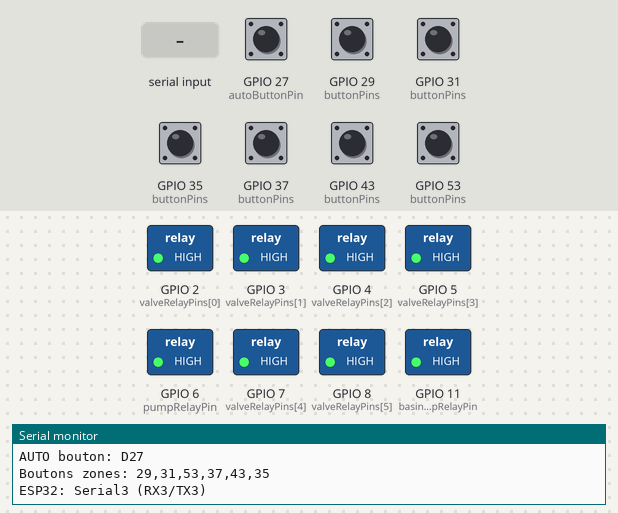
Recording of a sketch running on a simulated ESP32. Shown: switched loads named in the sketch (green lamp = pin HIGH), the last lines printed to the serial monitor. The inputs (shaded band) are chosen by the test bench; at power-on: GPIO 27 (autoButtonPin), GPIO 29 (buttonPins), GPIO 31 (buttonPins), GPIO 35 (buttonPins), GPIO 37 (buttonPins), GPIO 43 (buttonPins), GPIO 53 (buttonPins) HIGH. The modem accepts every AT command (registered, SIM ready, sends succeed) and sends nothing else.

Above: at 1.3 s.
1.4 s: GPIO 27 (autoButtonPin) pulled LOW for 0.15 s
At 3.0 s:
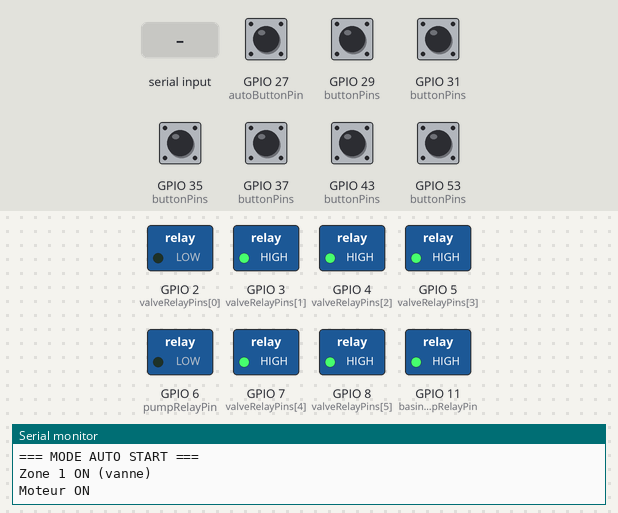
3.9 s: "BASIN:ON\n" received over the second serial link
At 4.7 s:
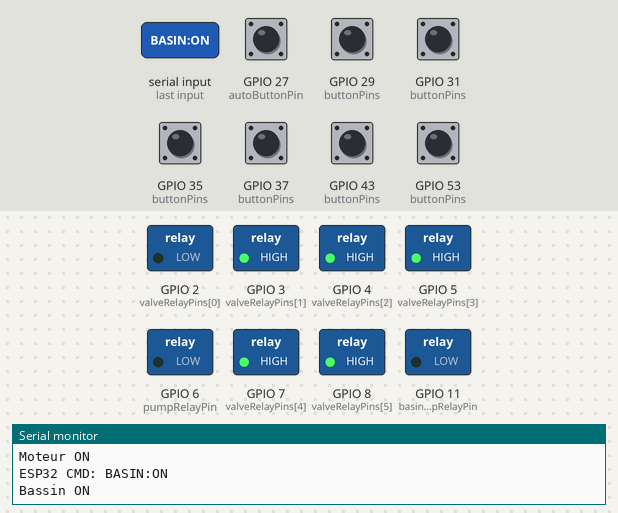
6.9 s: "BASIN:OFF\n" received over the second serial link
At 8.0 s:
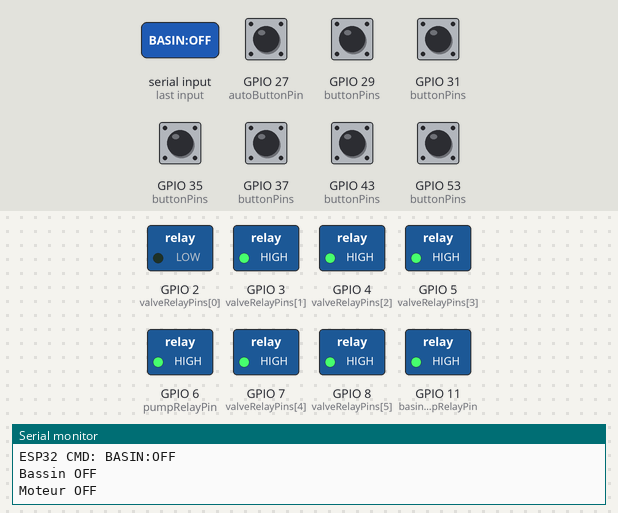
9.9 s: "BASIN:ON\n" received over the second serial link
At 10.5 s:
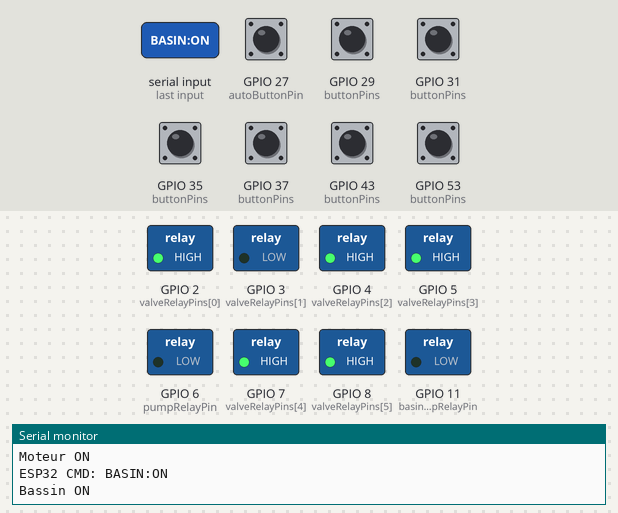
11.4 s: GPIO 27 (autoButtonPin) pulled LOW for 1 s
At 13.0 s:
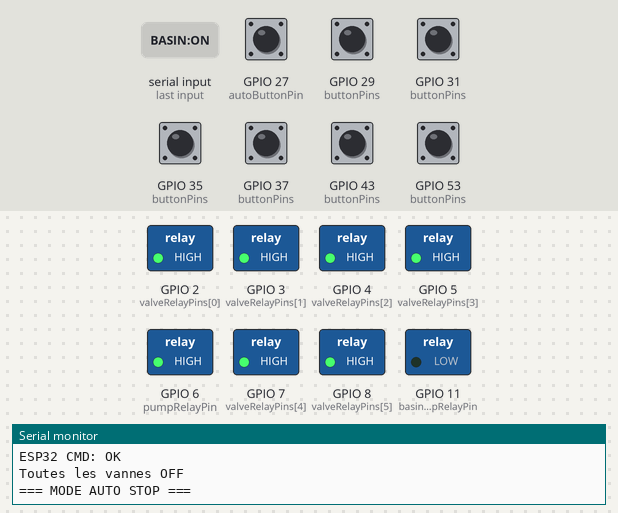
13.9 s: GPIO 35 (buttonPins) pulled LOW for 0.15 s
At 16.2 s:
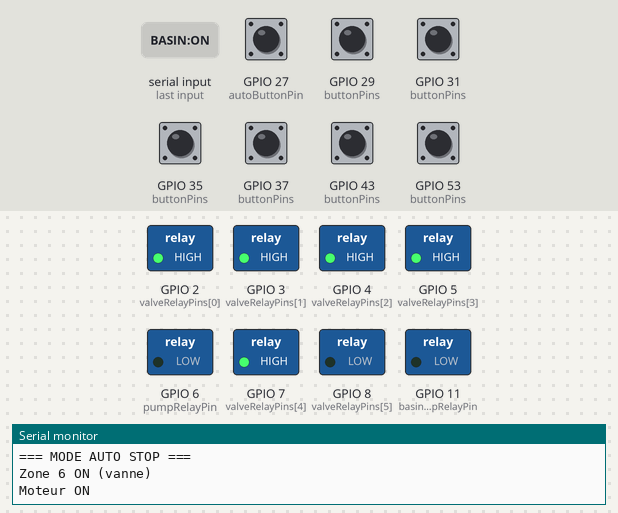
Timing chart, 0 to 17.4 s (numbered marks = the images above; inputs shaded):
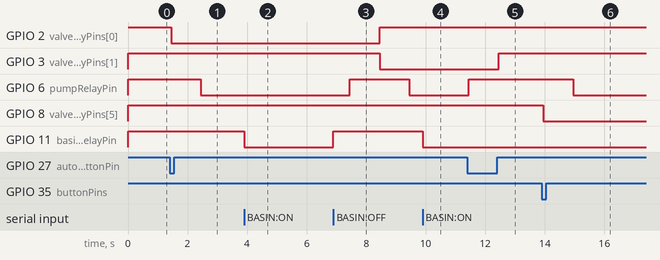

The sketch:

arduino_mega_esp32__1_.ino
```cpp
// ======================= Irrigation avec communication ESP32 =======================

// ======================= LOG Serial -> buffer =======================
const int LOG_CAP = 30;
String logBuf[LOG_CAP];
int logHead = 0;
int logCount = 0;

void logLine(const String &s) {
  Serial.println(s);
  Serial3.println(s);  // Envoyer aussi à l'ESP32

  logBuf[logHead] = s;
  logHead = (logHead + 1) % LOG_CAP;
  if (logCount < LOG_CAP) logCount++;
}

String getLogLineFromEnd(int idxFromEnd) {
  if (idxFromEnd >= logCount) return "";
  int lastIndex = (logHead - 1 + LOG_CAP) % LOG_CAP;
  int index = (lastIndex - idxFromEnd + LOG_CAP) % LOG_CAP;
  return logBuf[index];
}

// ======================= Bouton anti-rebond (zones + auto) =======================
class BoutonToggle {
  public:
    BoutonToggle(byte pin, unsigned long debounceDelay = 50)
      : _pin(pin), _debounceDelay(debounceDelay) {}

    void begin() {
      pinMode(_pin, INPUT_PULLUP); // bouton -> GND
      _lastReading      = digitalRead(_pin);
      _stableState      = _lastReading;
      _lastDebounceTime = millis();
    }

    bool pressed() {
      bool reading = digitalRead(_pin);
      if (reading != _lastReading) {
        _lastDebounceTime = millis();
        _lastReading = reading;
      }
      if ((millis() - _lastDebounceTime) > _debounceDelay) {
        if (reading != _stableState) {
          _stableState = reading;
          if (_stableState == LOW) return true; // appui
        }
      }
      return false;
    }

  private:
    byte _pin;
    unsigned long _debounceDelay;
    bool _lastReading      = HIGH;
    bool _stableState      = HIGH;
    unsigned long _lastDebounceTime = 0;
};

// ======================= Irrigation PINS =======================
// ✅ TES PINS BOUTONS (zones + auto)
const int buttonPins[6]     = {29, 31, 53, 37, 43, 35};   // Boutons zones (vers GND)
const int autoButtonPin     = 27;                         // Bouton AUTO (vers GND)

// Sorties relais (actif bas)
const int valveRelayPins[6] = {2, 3, 4, 5, 7, 8};         // Vannes 1..6
const int pumpRelayPin      = 6;                          // Pompe
const int basinPumpRelayPin = 11;                         // Moteur bassin

// ======================= Temps réglables =======================
unsigned long preValveMs  = 1000;   // vanne ON -> attendre -> pompe ON
unsigned long postPumpMs  = 1000;   // pompe OFF -> attendre -> vanne OFF
unsigned long waterMs[6]  = {5000,5000,5000,5000,5000,5000}; // durée par zone

// ======================= Etats relais (actif bas) =======================
// OFF = HIGH, ON = LOW
int valveState[6] = {HIGH, HIGH, HIGH, HIGH, HIGH, HIGH};
int pumpState     = HIGH;
int basinPumpState = HIGH;

BoutonToggle boutons[6] = {
  BoutonToggle(buttonPins[0]),
  BoutonToggle(buttonPins[1]),
  BoutonToggle(buttonPins[2]),
  BoutonToggle(buttonPins[3]),
  BoutonToggle(buttonPins[4]),
  BoutonToggle(buttonPins[5])
};
BoutonToggle autoBtn(autoButtonPin);

bool anyValveOn() {
  for (int i = 0; i < 6; i++) if (valveState[i] == LOW) return true;
  return false;
}

// ======================= AUTO state machine =======================
bool autoRunning = false;
int autoZone = 0;
unsigned long t0 = 0;

enum AutoStep {
  AUTO_IDLE,
  AUTO_VALVE_ON_WAIT,
  AUTO_PUMP_ON_WAIT,
  AUTO_PUMP_OFF_WAIT,
  AUTO_VALVE_OFF_WAIT,
  AUTO_STOP_WAIT_CLOSE_ALL
};
AutoStep autoStep = AUTO_IDLE;

void startAuto() {
  // stop tout
  pumpState = HIGH;
  digitalWrite(pumpRelayPin, pumpState);
  for (int i = 0; i < 6; i++) {
    valveState[i] = HIGH;
    digitalWrite(valveRelayPins[i], valveState[i]);
  }

  autoRunning = true;
  autoZone = 0;
  autoStep = AUTO_VALVE_ON_WAIT;
  t0 = millis();

  // ouvrir la 1ère vanne
  valveState[autoZone] = LOW;
  digitalWrite(valveRelayPins[autoZone], valveState[autoZone]);

  logLine("=== MODE AUTO START ===");
  logLine("Zone " + String(autoZone + 1) + " ON (vanne)");
}

void stopAuto() {
  autoRunning = true; // reste vrai jusqu'à fermeture propre
  autoStep = AUTO_STOP_WAIT_CLOSE_ALL;
  t0 = millis();

  pumpState = HIGH;
  digitalWrite(pumpRelayPin, pumpState);
  logLine("Moteur OFF (STOP AUTO)");
  logLine("Attente puis vannes OFF");
}

void handleAuto() {
  unsigned long now = millis();

  switch (autoStep) {
    case AUTO_VALVE_ON_WAIT:
      if (now - t0 >= preValveMs) {
        pumpState = LOW;
        digitalWrite(pumpRelayPin, pumpState);
        logLine("Moteur ON");

        autoStep = AUTO_PUMP_ON_WAIT;
        t0 = now;
      }
      break;

    case AUTO_PUMP_ON_WAIT:
      if (now - t0 >= waterMs[autoZone]) {
        pumpState = HIGH;
        digitalWrite(pumpRelayPin, pumpState);
        logLine("Moteur OFF");

        autoStep = AUTO_PUMP_OFF_WAIT;
        t0 = now;
      }
      break;

    case AUTO_PUMP_OFF_WAIT:
      if (now - t0 >= postPumpMs) {
        valveState[autoZone] = HIGH;
        digitalWrite(valveRelayPins[autoZone], valveState[autoZone]);
        logLine("Zone " + String(autoZone + 1) + " OFF (vanne)");

        autoStep = AUTO_VALVE_OFF_WAIT;
        t0 = now;
      }
      break;

    case AUTO_VALVE_OFF_WAIT:
      autoZone++;
      if (autoZone >= 6) {
        logLine("=== MODE AUTO DONE ===");
        stopAuto();
      } else {
        valveState[autoZone] = LOW;
        digitalWrite(valveRelayPins[autoZone], valveState[autoZone]);
        logLine("Zone " + String(autoZone + 1) + " ON (vanne)");

        autoStep = AUTO_VALVE_ON_WAIT;
        t0 = now;
      }
      break;

    case AUTO_STOP_WAIT_CLOSE_ALL:
      if (now - t0 >= postPumpMs) {
        for (int i = 0; i < 6; i++) {
          valveState[i] = HIGH;
          digitalWrite(valveRelayPins[i], valveState[i]);
        }
        logLine("Toutes les vannes OFF");
        logLine("=== MODE AUTO STOP ===");

        autoRunning = false;
        autoStep = AUTO_IDLE;
      }
      break;

    default:
      break;
  }
}

// ======================= MANUEL sans delay (mini state) =======================
bool manualBusy = false;
int manualZone = -1;
unsigned long manualT0 = 0;

enum ManualStep {
  MANUAL_IDLE,
  MANUAL_WAIT_BEFORE_PUMP_ON,
  MANUAL_WAIT_BEFORE_VALVE_OFF
};
ManualStep manualStep = MANUAL_IDLE;

void handleManual() {
  unsigned long now = millis();
  if (!manualBusy) return;

  switch (manualStep) {
    case MANUAL_WAIT_BEFORE_PUMP_ON:
      if (now - manualT0 >= preValveMs) {
        pumpState = LOW;
        digitalWrite(pumpRelayPin, pumpState);
        logLine("Moteur ON");

        manualBusy = false;
        manualStep = MANUAL_IDLE;
        manualZone = -1;
      }
      break;

    case MANUAL_WAIT_BEFORE_VALVE_OFF:
      if (now - manualT0 >= postPumpMs) {
        valveState[manualZone] = HIGH;
        digitalWrite(valveRelayPins[manualZone], valveState[manualZone]);
        logLine("Zone " + String(manualZone + 1) + " OFF (vanne)");

        manualBusy = false;
        manualStep = MANUAL_IDLE;
        manualZone = -1;
      }
      break;

    default:
      break;
  }
}

// ======================= Activation zone manuel =======================
void activateZone(int zone) {
  if (zone < 0 || zone >= 6) return;

  if (valveState[zone] == HIGH) {
    if (anyValveOn()) {
      logLine("Impossible zone " + String(zone+1) + " (autre ON)");
      return;
    }

    valveState[zone] = LOW;
    digitalWrite(valveRelayPins[zone], valveState[zone]);
    logLine("Zone " + String(zone + 1) + " ON (vanne)");

    manualBusy = true;
    manualZone = zone;
    manualStep = MANUAL_WAIT_BEFORE_PUMP_ON;
    manualT0 = millis();
  }
}

void deactivateZone(int zone) {
  if (zone < 0 || zone >= 6) return;

  if (valveState[zone] == LOW) {
    pumpState = HIGH;
    digitalWrite(pumpRelayPin, pumpState);
    logLine("Moteur OFF");

    manualBusy = true;
    manualZone = zone;
    manualStep = MANUAL_WAIT_BEFORE_VALVE_OFF;
    manualT0 = millis();
  }
}

// ======================= Communication ESP32 =======================
void handleESP32Commands() {
  if (Serial3.available()) {
    String cmd = Serial3.readStringUntil('\n');
    cmd.trim();
    if (cmd.length() == 0) return;

    Serial.println("ESP32 CMD: " + cmd);

    // ZONEi:ON / ZONEi:OFF
    if (cmd.startsWith("ZONE")) {
      int zoneNum = cmd.substring(4, 5).toInt(); // 1..6
      String action = cmd.substring(6);          // ON/OFF

      if (zoneNum >= 1 && zoneNum <= 6) {
        if (action == "ON") activateZone(zoneNum - 1);
        else if (action == "OFF") deactivateZone(zoneNum - 1);
      }
    }
    // AUTO
    else if (cmd == "AUTO:START") {
      if (!autoRunning) startAuto();
    }
    else if (cmd == "AUTO:STOP") {
      if (autoRunning) stopAuto();
    }
    // BASIN
    else if (cmd == "BASIN:ON") {
      basinPumpState = LOW;
      digitalWrite(basinPumpRelayPin, basinPumpState);
      logLine("Bassin ON");
    }
    else if (cmd == "BASIN:OFF") {
      basinPumpState = HIGH;
      digitalWrite(basinPumpRelayPin, basinPumpState);
      logLine("Bassin OFF");
    }
    // SETTIMEi:seconds
    else if (cmd.startsWith("SETTIME")) {
      int zoneNum = cmd.substring(7, 8).toInt();
      int duration = cmd.substring(9).toInt();

      if (zoneNum >= 1 && zoneNum <= 6 && duration > 0) {
        waterMs[zoneNum - 1] = (unsigned long)duration * 1000UL;
        logLine("Temps zone " + String(zoneNum) + " = " + String(duration) + "s");
      }
    }
    // SETPREVAL:seconds
    else if (cmd.startsWith("SETPREVAL:")) {
      int val = cmd.substring(10).toInt();
      if (val > 0) {
        preValveMs = (unsigned long)val * 1000UL;
        logLine("Attente V->P = " + String(val) + "s");
      }
    }
    // SETPOSTPUMP:seconds
    else if (cmd.startsWith("SETPOSTPUMP:")) {
      int val = cmd.substring(12).toInt();
      if (val > 0) {
        postPumpMs = (unsigned long)val * 1000UL;
        logLine("Attente P->V = " + String(val) + "s");
      }
    }
    // STATUS?
    else if (cmd == "STATUS?") {
      sendStatus();
    }
  }
}

void sendStatus() {
  String status = "STATUS:";
  status += "AUTO=" + String(autoRunning ? "1" : "0") + ",";
  status += "PUMP=" + String(pumpState == LOW ? "1" : "0") + ",";
  status += "ZONES=";

  for (int i = 0; i < 6; i++) {
    status += String(valveState[i] == LOW ? "1" : "0");
    if (i < 5) status += ",";
  }

  Serial3.println(status);
}

// ======================= SETUP / LOOP =======================
void setup() {
  Serial.begin(9600);
  Serial3.begin(9600);  // RX3=15, TX3=14

  for (int i = 0; i < 6; i++) {
    pinMode(valveRelayPins[i], OUTPUT);
    digitalWrite(valveRelayPins[i], valveState[i]);
    boutons[i].begin();
  }

  pinMode(pumpRelayPin, OUTPUT);
  digitalWrite(pumpRelayPin, pumpState);

  pinMode(basinPumpRelayPin, OUTPUT);
  digitalWrite(basinPumpRelayPin, basinPumpState);

  autoBtn.begin();

  logLine("======================");
  logLine("Irrigation System");
  logLine("Version ESP32");
  logLine("======================");
  logLine("System READY");
  logLine("Pompe: D6");
  logLine("Bassin: D11");
  logLine("Vannes: D2,D3,D4,D5,D7,D8");
  logLine("AUTO bouton: D27");
  logLine("Boutons zones: 29,31,53,37,43,35");
  logLine("ESP32: Serial3 (RX3/TX3)");
}

void loop() {
  handleESP32Commands();

  // Bouton AUTO (physique)
  if (autoBtn.pressed()) {
    if (!autoRunning) startAuto();
    else stopAuto();
  }

  // AUTO actif
  if (autoRunning) {
    handleAuto();
    return;
  }

  // Manuel non bloquant
  handleManual();
  if (manualBusy) return;

  // Boutons zones (manuel)
  for (int i = 0; i < 6; i++) {
    if (boutons[i].pressed()) {
      if (valveState[i] == HIGH) activateZone(i);
      else deactivateZone(i);
    }
  }
}
```

Measured:
- after the input at 1.4 s, GPIO 2 (valveRelayPins[0]): HIGH → LOW after 0.05 s; GPIO 6 (pumpRelayPin): HIGH → LOW after 1.1 s
- after the input at 3.9 s, GPIO 11 (basinPumpRelayPin): HIGH → LOW at once
- after the input at 6.9 s, GPIO 11 (basinPumpRelayPin): LOW → HIGH at once
- after the input at 9.9 s, GPIO 11 (basinPumpRelayPin): HIGH → LOW at once
- after the input at 11.4 s, GPIO 3 (valveRelayPins[1]): LOW → HIGH after 1.1 s; GPIO 6 (pumpRelayPin): LOW → HIGH after 0.05 s
- after the input at 13.9 s, GPIO 6 (pumpRelayPin): HIGH → LOW after 1.1 s; GPIO 8 (valveRelayPins[5]): HIGH → LOW after 0.05 s
